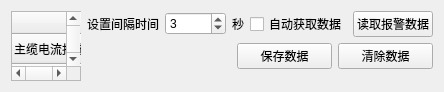
               <widget class="QWidget" name="scrollAreaWidgetContents_3">
                <property name="geometry">
                 <rect>
                  <x>0</x>
                  <y>0</y>
                  <width>438</width>
                  <height>91</height>
                 </rect>
                </property>
                <layout class="QHBoxLayout" name="horizontalLayout_26">
                 <item>
                  <layout class="QHBoxLayout" name="horizontalLayout_25">
                   <item>
                    <widget class="QTableWidget" name="tableWidget_alarm_value">
                     <attribute name="horizontalHeaderDefaultSectionSize">
                      <number>200</number>
                     </attribute>
                     <row>
                      <property name="text">
                       <string>主缆电流报警值(A)</string>
                      </property>
                     </row>
                     <row>
                      <property name="text">
                       <string>A相电流报警值(A)</string>
                      </property>
                     </row>
                     <row>
                      <property name="text">
                       <string>B相电流报警值(A)</string>
                      </property>
                     </row>
                     <row>
                      <property name="text">
                       <string>C相电流报警值(A)</string>
                      </property>
                     </row>
                     <row>
                      <property name="text">
                       <string>N相电流报警值(A)</string>
                      </property>
                     </row>
                     <row>
                      <property name="text">
                       <string>A相温度报警值(℃)</string>
                      </property>
                     </row>
                     <row>
                      <property name="text">
                       <string>B相温度报警值(℃)</string>
                      </property>
                     </row>
                     <row>
                      <property name="text">
                       <string>C相温度报警值(℃)</string>
                      </property>
                     </row>
                     <row>
                      <property name="text">
                       <string>N相温度报警值(℃)</string>
                      </property>
                     </row>
                     <row>
                      <property name="text">
                       <string>A相振动报警值(次/秒)</string>
                      </property>
                     </row>
                     <row>
                      <property name="text">
                       <string>B相振动报警值(次/秒)</string>
                      </property>
                     </row>
                     <row>
                      <property name="text">
                       <string>C相振动报警值(次/秒)</string>
                      </property>
                     </row>
                     <row>
                      <property name="text">
                       <string>N相振动报警值(次/秒)</string>
                      </property>
                     </row>
                     <row>
                      <property name="text">
                       <string>A相电流负荷报警值(%)</string>
                      </property>
                     </row>
                     <row>
                      <property name="text">
                       <string>B相电流负荷报警值(%)</string>
                      </property>
                     </row>
                     <row>
                      <property name="text">
                       <string>C相电流负荷报警值(%)</string>
                      </property>
                     </row>
                     <row>
                      <property name="text">
                       <string>N相电流负荷报警值(%)</string>
                      </property>
                     </row>
                     <row>
                      <property name="text">
                       <string>A相电流大小比报警值</string>
                      </property>
                     </row>
                     <row>
                      <property name="text">
                       <string>B相电流大小比报警值</string>
                      </property>
                     </row>
                     <row>
                      <property name="text">
                       <string>C相电流大小比报警值</string>
                      </property>
                     </row>
                     <row>
                      <property name="text">
                       <string>N相电流大小比报警值</string>
                      </property>
                     </row>
                     <row>
                      <property name="text">
                       <string>主缆电流变化率报警值(A)</string>
                      </property>
                     </row>
                     <row>
                      <property name="text">
                       <string>A相电流变化率报警值(A)</string>
                      </property>
                     </row>
                     <row>
                      <property name="text">
                       <string>B相电流变化率报警值(A)</string>
                      </property>
                     </row>
                     <row>
                      <property name="text">
                       <string>C相电流变化率报警值(A)</string>
                      </property>
                     </row>
                     <row>
                      <property name="text">
                       <string>N相电流变化率报警值(A)</string>
                      </property>
                     </row>
                     <column>
                      <property name="text">
                       <string>报警值</string>
                      </property>
                     </column>
                     <column>
                      <property name="text">
                       <string>报警时间</string>
                      </property>
                     </column>
                     <item row="0" column="0">
                      <property name="text">
                       <string>无信息</string>
                      </property>
                     </item>
                     <item row="0" column="1">
                      <property name="text">
                       <string>无信息</string>
                      </property>
                     </item>
                     <item row="1" column="0">
                      <property name="text">
                       <string>无信息</string>
                      </property>
                     </item>
                     <item row="1" column="1">
                      <property name="text">
                       <string>无信息</string>
                      </property>
                     </item>
                     <item row="2" column="0">
                      <property name="text">
                       <string>无信息</string>
                      </property>
                     </item>
                     <item row="2" column="1">
                      <property name="text">
                       <string>无信息</string>
                      </property>
                     </item>
                     <item row="3" column="0">
                      <property name="text">
                       <string>无信息</string>
                      </property>
                     </item>
                     <item row="3" column="1">
                      <property name="text">
                       <string>无信息</string>
                      </property>
                     </item>
                     <item row="4" column="0">
                      <property name="text">
                       <string>无信息</string>
                      </property>
                     </item>
                     <item row="4" column="1">
                      <property name="text">
                       <string>无信息</string>
                      </property>
                     </item>
                     <item row="5" column="0">
                      <property name="text">
                       <string>无信息</string>
                      </property>
                     </item>
                     <item row="5" column="1">
                      <property name="text">
                       <string>无信息</string>
                      </property>
                     </item>
                     <item row="6" column="0">
                      <property name="text">
                       <string>无信息</string>
                      </property>
                     </item>
                     <item row="6" column="1">
                      <property name="text">
                       <string>无信息</string>
                      </property>
                     </item>
                     <item row="7" column="0">
                      <property name="text">
                       <string>无信息</string>
                      </property>
                     </item>
                     <item row="7" column="1">
                      <property name="text">
                       <string>无信息</string>
                      </property>
                     </item>
                     <item row="8" column="0">
                      <property name="text">
                       <string>无信息</string>
                      </property>
                     </item>
                     <item row="8" column="1">
                      <property name="text">
                       <string>无信息</string>
                      </property>
                     </item>
                     <item row="9" column="0">
                      <property name="text">
                       <string>无信息</string>
                      </property>
                     </item>
                     <item row="9" column="1">
                      <property name="text">
                       <string>无信息</string>
                      </property>
                     </item>
                     <item row="10" column="0">
                      <property name="text">
                       <string>无信息</string>
                      </property>
                     </item>
                     <item row="10" column="1">
                      <property name="text">
                       <string>无信息</string>
                      </property>
                     </item>
                     <item row="11" column="0">
                      <property name="text">
                       <string>无信息</string>
                      </property>
                     </item>
                     <item row="11" column="1">
                      <property name="text">
                       <string>无信息</string>
                      </property>
                     </item>
                     <item row="12" column="0">
                      <property name="text">
                       <string>无信息</string>
                      </property>
                     </item>
                     <item row="12" column="1">
                      <property name="text">
                       <string>无信息</string>
                      </property>
                     </item>
                     <item row="13" column="0">
                      <property name="text">
                       <string>无信息</string>
                      </property>
                     </item>
                     <item row="13" column="1">
                      <property name="text">
                       <string>无信息</string>
                      </property>
                     </item>
                     <item row="14" column="0">
                      <property name="text">
                       <string>无信息</string>
                      </property>
                     </item>
                     <item row="14" column="1">
                      <property name="text">
                       <string>无信息</string>
                      </property>
                     </item>
                     <item row="15" column="0">
                      <property name="text">
                       <string>无信息</string>
                      </property>
                     </item>
                     <item row="15" column="1">
                      <property name="text">
                       <string>无信息</string>
                      </property>
                     </item>
                     <item row="16" column="0">
                      <property name="text">
                       <string>无信息</string>
                      </property>
                     </item>
                     <item row="16" column="1">
                      <property name="text">
                       <string>无信息</string>
                      </property>
                     </item>
                     <item row="17" column="0">
                      <property name="text">
                       <string>无信息</string>
                      </property>
                     </item>
                     <item row="17" column="1">
                      <property name="text">
                       <string>无信息</string>
                      </property>
                     </item>
                     <item row="18" column="0">
                      <property name="text">
                       <string>无信息</string>
                      </property>
                     </item>
                     <item row="18" column="1">
                      <property name="text">
                       <string>无信息</string>
                      </property>
                     </item>
                     <item row="19" column="0">
                      <property name="text">
                       <string>无信息</string>
                      </property>
                     </item>
                     <item row="19" column="1">
                      <property name="text">
                       <string>无信息</string>
                      </property>
                     </item>
                     <item row="20" column="0">
                      <property name="text">
                       <string>无信息</string>
                      </property>
                     </item>
                     <item row="20" column="1">
                      <property name="text">
                       <string>无信息</string>
                      </property>
                     </item>
                     <item row="21" column="0">
                      <property name="text">
                       <string>无信息</string>
                      </property>
                     </item>
                     <item row="21" column="1">
                      <property name="text">
                       <string>无信息</string>
                      </property>
                     </item>
                     <item row="22" column="0">
                      <property name="text">
                       <string>无信息</string>
                      </property>
                     </item>
                     <item row="22" column="1">
                      <property name="text">
                       <string>无信息</string>
                      </property>
                     </item>
                     <item row="23" column="0">
                      <property name="text">
                       <string>无信息</string>
                      </property>
                     </item>
                     <item row="23" column="1">
                      <property name="text">
                       <string>无信息</string>
                      </property>
                     </item>
                     <item row="24" column="0">
                      <property name="text">
                       <string>无信息</string>
                      </property>
                     </item>
                     <item row="24" column="1">
                      <property name="text">
                       <string>无信息</string>
                      </property>
                     </item>
                     <item row="25" column="0">
                      <property name="text">
                       <string>无信息</string>
                      </property>
                     </item>
                     <item row="25" column="1">
                      <property name="text">
                       <string>无信息</string>
                      </property>
                     </item>
                    </widget>
                   </item>
                   <item>
                    <layout class="QVBoxLayout" name="verticalLayout_6">
                     <item>
                      <layout class="QHBoxLayout" name="horizontalLayout_24">
                       <item>
                        <widget class="QLabel" name="label_35">
                         <property name="text">
                          <string>设置间隔时间</string>
                         </property>
                        </widget>
                       </item>
                       <item>
                        <widget class="QSpinBox" name="spinBox_alarm_value">
                         <property name="minimum">
                          <number>1</number>
                         </property>
                         <property name="maximum">
                          <number>99999</number>
                         </property>
                         <property name="value">
                          <number>3</number>
                         </property>
                        </widget>
                       </item>
                       <item>
                        <widget class="QLabel" name="label_36">
                         <property name="text">
                          <string>秒</string>
                         </property>
                        </widget>
                       </item>
                       <item>
                        <widget class="QCheckBox" name="checkBox_alarm_value">
                         <property name="text">
                          <string>自动获取数据</string>
                         </property>
                        </widget>
                       </item>
                       <item>
                        <widget class="QPushButton" name="pushButton_read_alarm_value">
                         <property name="text">
                          <string>读取报警数据</string>
                         </property>
                        </widget>
                       </item>
                      </layout>
                     </item>
                     <item>
                      <layout class="QHBoxLayout" name="horizontalLayout_27">
                       <item>
                        <spacer name="horizontalSpacer_15">
                         <property name="orientation">
                          <enum>Qt::Horizontal</enum>
                         </property>
                         <property name="sizeType">
                          <enum>QSizePolicy::Fixed</enum>
                         </property>
                         <property name="sizeHint" stdset="0">
                          <size>
                           <width>150</width>
                           <height>20</height>
                          </size>
                         </property>
                        </spacer>
                       </item>
                       <item>
                        <widget class="QPushButton" name="pushButton_save_alarm_value">
                         <property name="text">
                          <string>保存数据</string>
                         </property>
                        </widget>
                       </item>
                       <item>
                        <widget class="QPushButton" name="pushButton_clear_alarm_value">
                         <property name="text">
                          <string>清除数据</string>
                         </property>
                        </widget>
                       </item>
                      </layout>
                     </item>
                     <item>
                      <spacer name="verticalSpacer_2">
                       <property name="orientation">
                        <enum>Qt::Vertical</enum>
                       </property>
                       <property name="sizeHint" stdset="0">
                        <size>
                         <width>20</width>
                         <height>40</height>
                        </size>
                       </property>
                      </spacer>
                     </item>
                    </layout>
                   </item>
                  </layout>
                 </item>
                </layout>
               </widget>
